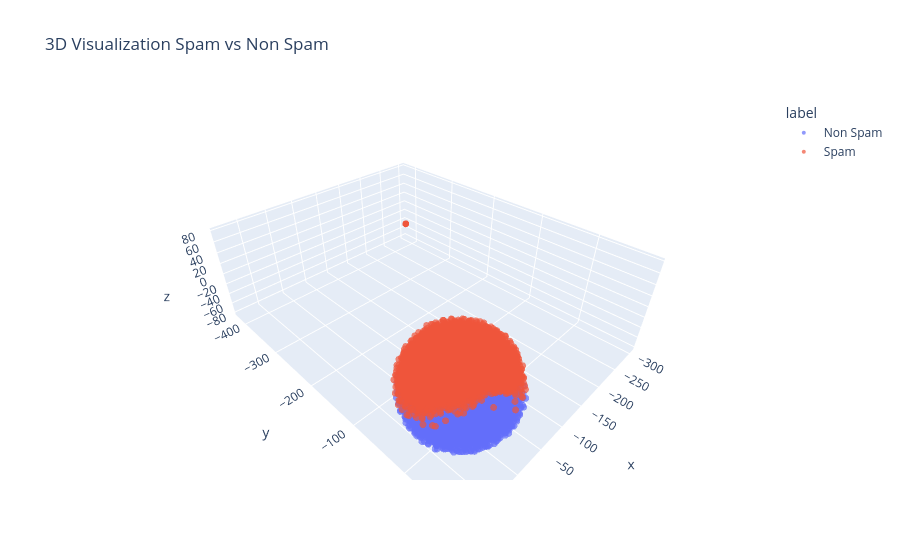

Write notebook code for a chart like this one.
### Code cell
import pandas as pd
import plotly.express as px

from sklearn.feature_extraction.text import TfidfVectorizer
from sklearn.manifold import TSNE

# ======================
# DATA
# ======================

X_text = df['text_remove_sw']
y = df['label']

# ======================
# TF-IDF
# ======================

tfidf = TfidfVectorizer(
    max_features=3000,
    ngram_range=(1,2),
    min_df=2,
    sublinear_tf=True
)

X_tfidf = tfidf.fit_transform(X_text)

# ======================
# OPTIONAL: SAMPLE
# kalau dataset besar
# ======================

# sample_idx = np.random.choice(
#     X_tfidf.shape[0],
#     2000,
#     replace=False
# )
#
# X_tfidf = X_tfidf[sample_idx]
# y = y.iloc[sample_idx]

# ======================
# t-SNE 3D
# ======================

tsne = TSNE(
    n_components=3,
    perplexity=30,
    random_state=42,
    init='pca'
)

X_3d = tsne.fit_transform(X_tfidf.toarray())

# ======================
# DATAFRAME PLOT
# ======================

plot_df = pd.DataFrame({
    'x': X_3d[:, 0],
    'y': X_3d[:, 1],
    'z': X_3d[:, 2],
    'label': y.map({
        0: 'Non Spam',
        1: 'Spam'
    })
})

# ======================
# PLOTLY 3D
# ======================

fig = px.scatter_3d(
    plot_df,
    x='x',
    y='y',
    z='z',
    color='label',
    opacity=0.7,
    title='3D Visualization Spam vs Non Spam',
)

fig.update_traces(marker=dict(size=4))

fig.show()

### Figure 1 — Plotly figure (JSON) as saved in the notebook; plotly's stock layout.template omitted (floating-point values rounded to 4 significant figures; data arrays with more than 128 entries replaced by an {"elided": "..."} marker saying what was removed)
{"data": [{"hovertemplate": "label=Non Spam<br>x=%{x}<br>y=%{y}<br>z=%{z}<extra></extra>", "legendgroup": "Non Spam", "marker": {"color": "#636efa", "opacity": 0.7, "size": 4, "symbol": "circle"}, "mode": "markers", "name": "Non Spam", "scene": "scene", "showlegend": true, "type": "scatter3d", "x": {"elided": "4049 float values"}, "y": {"elided": "4049 float values"}, "z": {"elided": "4049 float values"}}, {"hovertemplate": "label=Spam<br>x=%{x}<br>y=%{y}<br>z=%{z}<extra></extra>", "legendgroup": "Spam", "marker": {"color": "#EF553B", "opacity": 0.7, "size": 4, "symbol": "circle"}, "mode": "markers", "name": "Spam", "scene": "scene", "showlegend": true, "type": "scatter3d", "x": {"elided": "4125 float values"}, "y": {"elided": "4125 float values"}, "z": {"elided": "4125 float values"}}], "layout": {"legend": {"title": {"text": "label"}, "tracegroupgap": 0}, "scene": {"domain": {"x": [0, 1], "y": [0, 1]}, "xaxis": {"title": {"text": "x"}}, "yaxis": {"title": {"text": "y"}}, "zaxis": {"title": {"text": "z"}}}, "title": {"text": "3D Visualization Spam vs Non Spam"}}}
